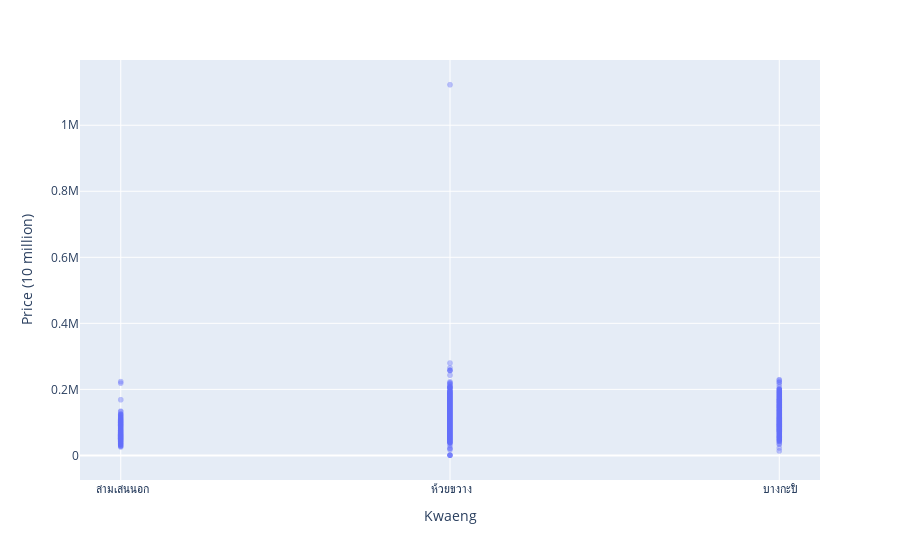

Notebook code for this chart:
### Code cell
fig = px.scatter(data, x='kwaeng', y="priceper", opacity=0.4)

fig.update_layout(
    xaxis_title="Kwaeng",
    yaxis_title="Price (10 million)",
)

fig.show()

### Figure 1 — Plotly figure (JSON) as saved in the notebook; plotly's stock layout.template omitted (floating-point values rounded to 4 significant figures; data arrays with more than 128 entries replaced by an {"elided": "..."} marker saying what was removed)
{"data": [{"hovertemplate": "kwaeng=%{x}<br>priceper=%{y}<extra></extra>", "legendgroup": "", "marker": {"color": "#636efa", "opacity": 0.4, "symbol": "circle"}, "mode": "markers", "name": "", "showlegend": false, "type": "scattergl", "x": {"elided": "2880 str values"}, "xaxis": "x", "y": {"elided": "2880 float values"}, "yaxis": "y"}], "layout": {"legend": {"tracegroupgap": 0}, "margin": {"t": 60}, "xaxis": {"anchor": "y", "domain": [0, 1], "title": {"text": "Kwaeng"}}, "yaxis": {"anchor": "x", "domain": [0, 1], "title": {"text": "Price (10 million)"}}}}
